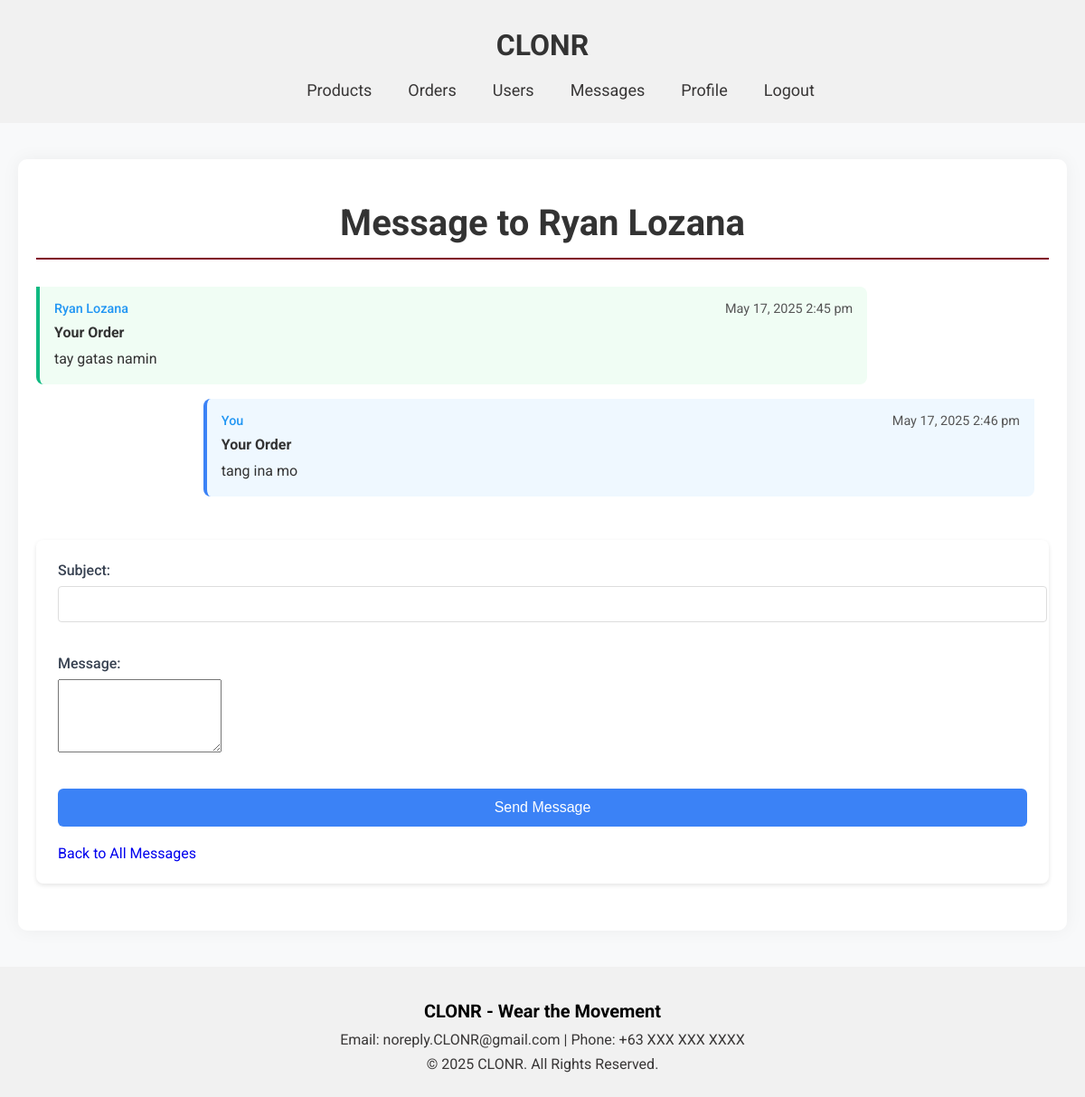
The page /admin/message_user.php?id=11 (signed in) on the database its author committed.
### tables this page shows
CREATE TABLE `users` (
  `id` int(100) NOT NULL,
  `name` varchar(100) NOT NULL,
  `email` varchar(100) NOT NULL,
  `password` varchar(100) NOT NULL,
  `user_type` varchar(20) NOT NULL DEFAULT 'user',
  `image` varchar(100) NOT NULL,
  `phone` varchar(15) DEFAULT NULL,
  `created_acc` timestamp NOT NULL DEFAULT current_timestamp(),
  `Status` varchar(10) NOT NULL DEFAULT 'Active',
  `balance` decimal(65,0) NOT NULL,
  `money` decimal(65,0) NOT NULL
);

CREATE TABLE `messages` (
  `id` int(11) NOT NULL,
  `parent_id` int(11) DEFAULT NULL,
  `user_id` int(11) NOT NULL,
  `sender_id` int(11) NOT NULL,
  `sender_type` enum('admin','user') NOT NULL,
  `subject` varchar(255) DEFAULT NULL,
  `message` text NOT NULL,
  `is_read` tinyint(1) DEFAULT 0,
  `is_archived` tinyint(1) DEFAULT 0,
  `is_important` tinyint(1) DEFAULT 0,
  `created_at` timestamp NOT NULL DEFAULT current_timestamp()
);

### admin/message_user.php (the view, shortened to what this page needs)
<?php
require_once '../config.php';
$user_id = isset($_GET['id']) ? intval($_GET['id']) : 0;
$stmt = $conn->prepare("SELECT id, name, email FROM users WHERE id = ? AND user_type = 'user'");
$stmt->execute([$user_id]);
$user = $stmt->fetch(PDO::FETCH_ASSOC);
$stmt = $conn->prepare("
    SELECT m.*,
           sender.name as sender_name,
           sender.email as sender_email,
           receiver.name as receiver_name
    FROM messages m
    LEFT JOIN users sender ON m.sender_id = sender.id
    LEFT JOIN users receiver ON m.user_id = receiver.id
    WHERE (m.user_id = :user_id AND m.sender_id = :admin_id) OR
          (m.sender_id = :user_id AND m.user_id = :admin_id)
    ORDER BY m.created_at ASC
");
$stmt->execute([
    ':user_id' => $user_id,
    ':admin_id' => $_SESSION['admin_id']
]);
$conversation = $stmt->fetchAll(PDO::FETCH_ASSOC);
?>
<!DOCTYPE html>
<html lang="en">
<head>
    <link rel="stylesheet" href="../global.css">
    <link rel="stylesheet" href="admin.css">
</head>
<body>
     <header>
        <div class="container">
            <a href="admindashboard.php"><h1 class="title">CLONR</h1></a>
            <nav>
                <ul class="navbar">
                    <li><a href="products.php">Products</a></li>
                    <li><a href="order.php">Orders</a></li>
                    <li><a href="users.php">Users</a></li>
                   <li><a href="messages.php">Messages</a></li>
                    <li><a href="../AdminUpdateProfile.php">Profile</a></li>
                    <li><a href="../logout.php" class="logout-btn">Logout</a></li>
                </ul>
            </nav>
        </div>
    </header>
    <main class="admin-main">
        <div class="admin-container">
            <h1 class="admin-title">Message to <?= htmlspecialchars($user['name']) ?></h1>
            <div class="conversation-history">
                <?php if (empty($conversation)): ?>
                    <p class="no-messages">No previous messages with this user</p>
                <?php else: ?>
                    <?php foreach ($conversation as $msg): ?>
                    <div class="message-bubble <?= $msg['sender_type'] === 'admin' ? 'outgoing' : 'incoming' ?>">
                        <div class="message-meta">
                            <span class="sender">
                                <?= $msg['sender_type'] === 'admin' ? 'You' : htmlspecialchars($msg['sender_name']) ?>
                            </span>
                            <span class="time"><?= date('M j, Y g:i a', strtotime($msg['created_at'])) ?></span>
                        </div>
                        <div class="message-subject"><?= htmlspecialchars($msg['subject']) ?></div>
                        <div class="message-text"><?= nl2br(htmlspecialchars($msg['message'])) ?></div>
                    </div>
                    <?php endforeach; ?>
                <?php endif; ?>
            </div>
            <div class="message-form">
                <form action="message_user.php?id=<?= $user_id ?>" method="post">
                    <div class="form-group">
                        <label for="subject">Subject:</label>
                        <input type="text" id="subject" name="subject" required>
                    </div>
                    <div class="form-group">
                        <label for="message">Message:</label>
                        <textarea id="message" name="message" rows="5" required></textarea>
                    </div>
                    <button type="submit" class="btn-primary">Send Message</button>
                    <a href="messages.php" class="btn-secondary">Back to All Messages</a>
                </form>
            </div>
        </div>
    </main>
 <footer>
        <div class="footer-content">
            <h2>CLONR - Wear the Movement</h2>
            <p>Email: noreply.CLONR@gmail.com | Phone: +63 XXX XXX XXXX</p>
            <p>© 2025 CLONR. All Rights Reserved.</p>
        </div>
    </footer>
</body>
</html>

### global.css (style rules this page uses)
body { margin: 0; font-family: 'Roboto',sans-serif; background-color: #f1f1f1; color: #333333; }
header { padding: 10px 40px; display: flex; justify-content: center; align-items: center; position: relative; }
.title { color: #000000; font-size: 2rem; text-align: center; }
a { text-decoration: none; }
.navbar { list-style: none; display: flex; gap: 40px; z-index: 10; }
.navbar li { position: relative; cursor: pointer; font-size: 18px; color: #393737; }
.navbar a { text-decoration: none; color: inherit; }
footer { color: #000000; text-align: center; padding: 20px 20px; }
.footer-content h2 { font-size: 20px; margin-bottom: 10px; }
.footer-content p { font-size: 16px; margin: 8px 0; color: #393737; }

### admin/admin.css (style rules this page uses)
form { display: flex; flex-direction: column; gap: 20px; }
.title { font-size: 2rem; margin-bottom: 20px; color: #333; }
.form-group { margin-bottom: 15px; }
.form-group label { display: block; margin-bottom: 5px; font-weight: bold; }
.form-group input, .form-group select { width: 100%; padding: 10px; border: 1px solid #ddd; border-radius: 4px; font-size: 16px; }
.admin-main { padding: 40px 20px; background-color: #f8f9fa; min-height: calc(100vh - 200px); }
.admin-container { max-width: 1200px; margin: 0 auto; padding: 20px; background-color: #fff; border-radius: 10px; box-shadow: 0 0 20px rgba(0, 0, 0, 0.05); }
.admin-title { color: #333; font-size: 2.5rem; margin-bottom: 30px; text-align: center; border-bottom: 2px solid #800020; padding-bottom: 15px; }
.conversation-history { max-height: 500px; overflow-y: auto; margin-bottom: 2rem; padding-right: 1rem; }
.message-bubble { padding: 1rem; margin-bottom: 1rem; border-radius: 8px; max-width: 80%; }
.outgoing { background-color: #e3f2fd; margin-left: auto; border-top-right-radius: 0; }
.incoming { background-color: #f1f1f1; margin-right: auto; border-top-left-radius: 0; }
.message-meta { display: flex; justify-content: space-between; margin-bottom: 0.5rem; font-size: 0.9rem; color: #555; }
.message-subject { font-weight: bold; margin-bottom: 0.5rem; }
.message-text { line-height: 1.5; }
.sender { font-weight: 500; color: #2196F3; }
.message-form { background-color: #fff; border-radius: 8px; padding: 2rem; margin-bottom: 2rem; box-shadow: 0 2px 4px rgba(0,0,0,0.05); }
.message-form { background: #fff; padding: 20px; border-radius: 8px; box-shadow: 0 2px 10px rgba(0,0,0,0.1); margin-bottom: 30px; }
.form-group label { display: block; margin-bottom: 5px; font-weight: 500; }
.btn-primary { background-color: #007bff; color: white; border: none; padding: 10px 20px; border-radius: 4px; cursor: pointer; font-weight: 500; }
.outgoing { background-color: #EFF8FF; border-left: 4px solid #3B82F6; }
.incoming { background-color: #F0FDF4; border-left: 4px solid #10B981; }
.message-form { background: white; padding: 1.5rem; border-radius: 8px; box-shadow: 0 2px 5px rgba(0,0,0,0.1); margin-bottom: 2rem; }
.form-group { margin-bottom: 1rem; }
.form-group label { display: block; margin-bottom: 0.5rem; font-weight: 500; color: #374151; }
.btn-primary { background-color: #3B82F6; color: white; padding: 0.75rem 1.5rem; border: none; border-radius: 6px; cursor: pointer; font-size: 1rem; transition: background-color 0.2s; }

### rows shown on the page
users: name "Ryan Lozana"
messages: users.name "Ryan Lozana", created_at "May 17, 2025 2:45 pm", subject "Your Order", message "tay gatas namin"
messages: sender_type "You", created_at "May 17, 2025 2:46 pm", subject "Your Order", message "tang ina mo"
